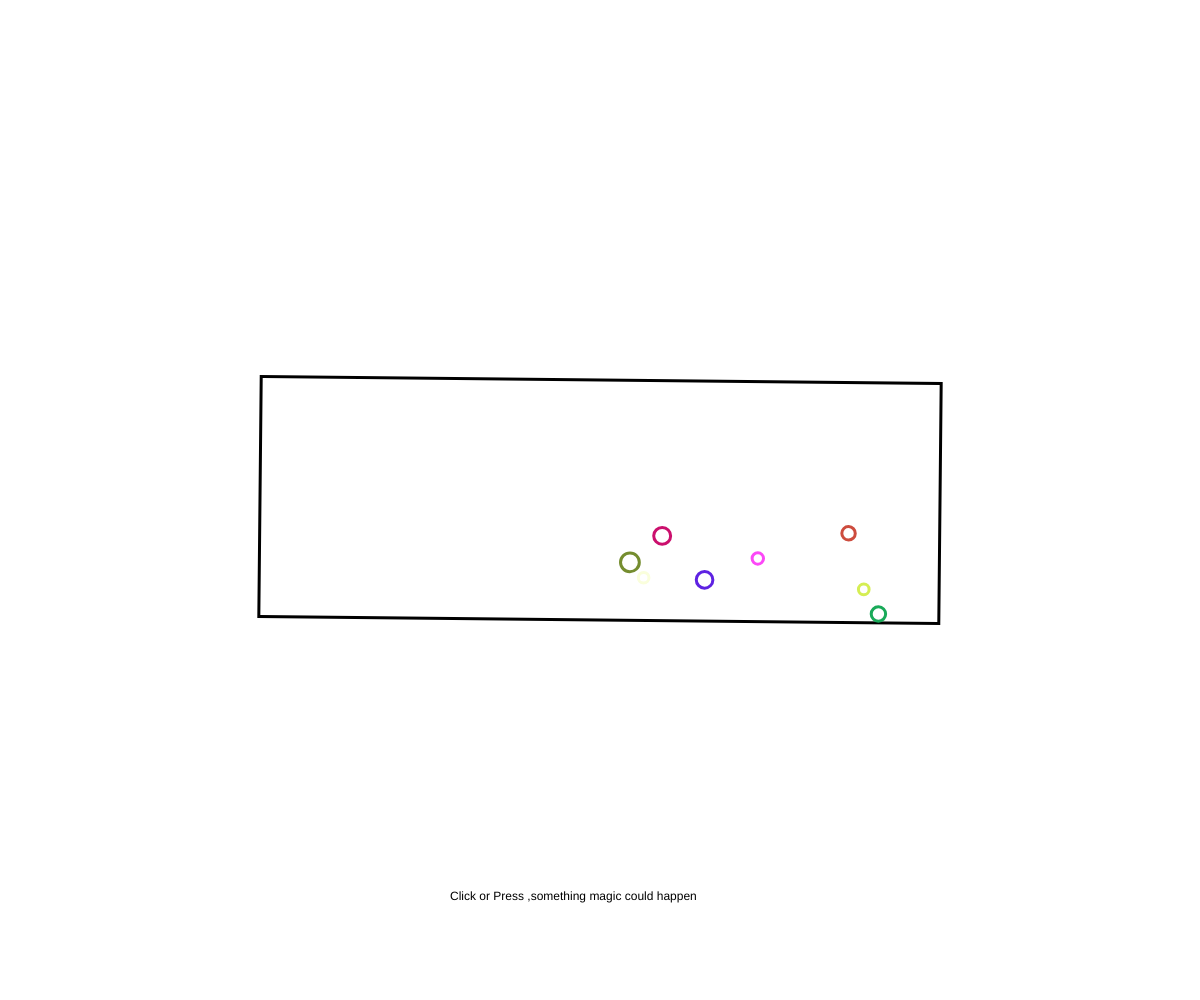
Frame 1 (no input)
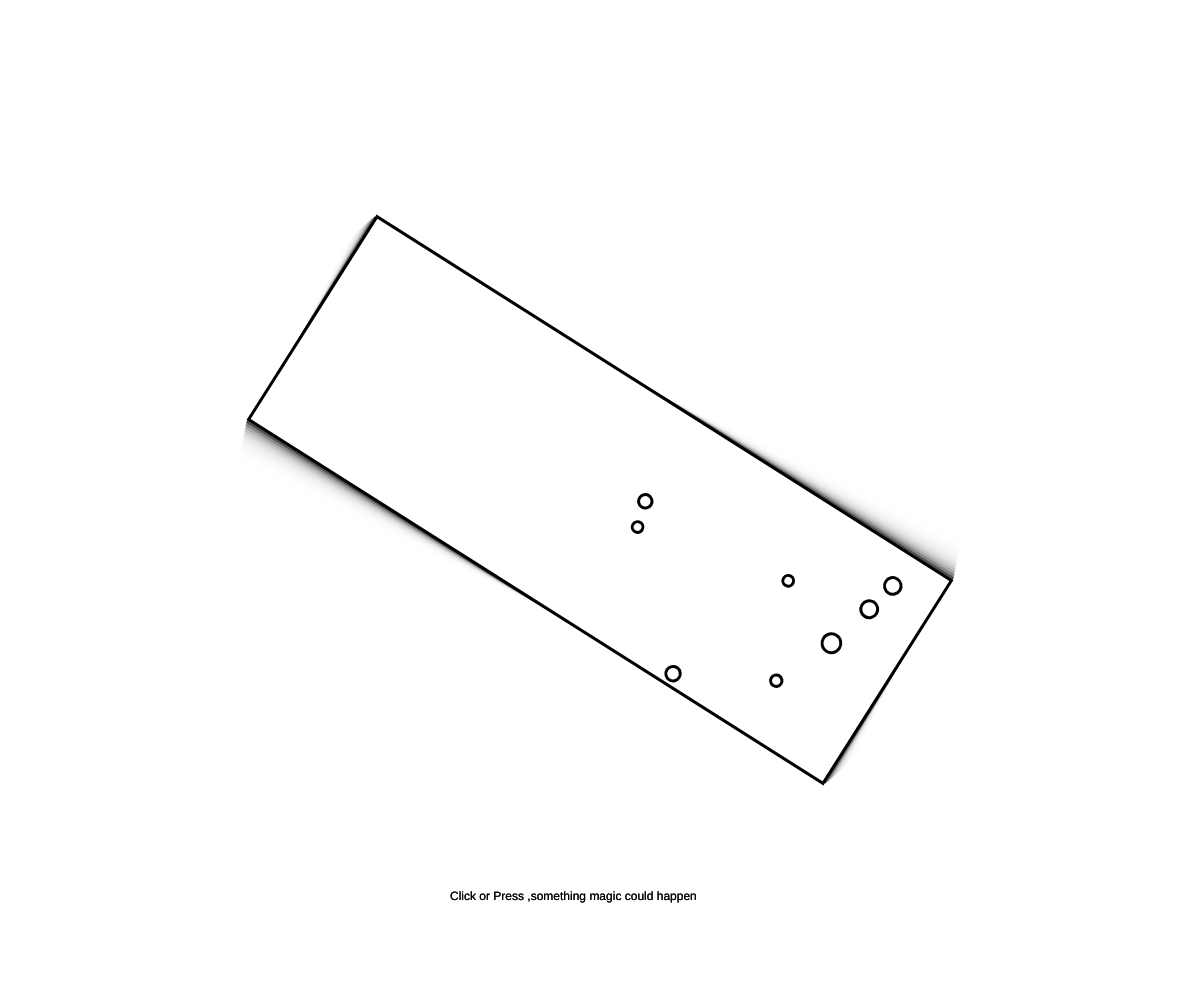
Frame 60 (no input)
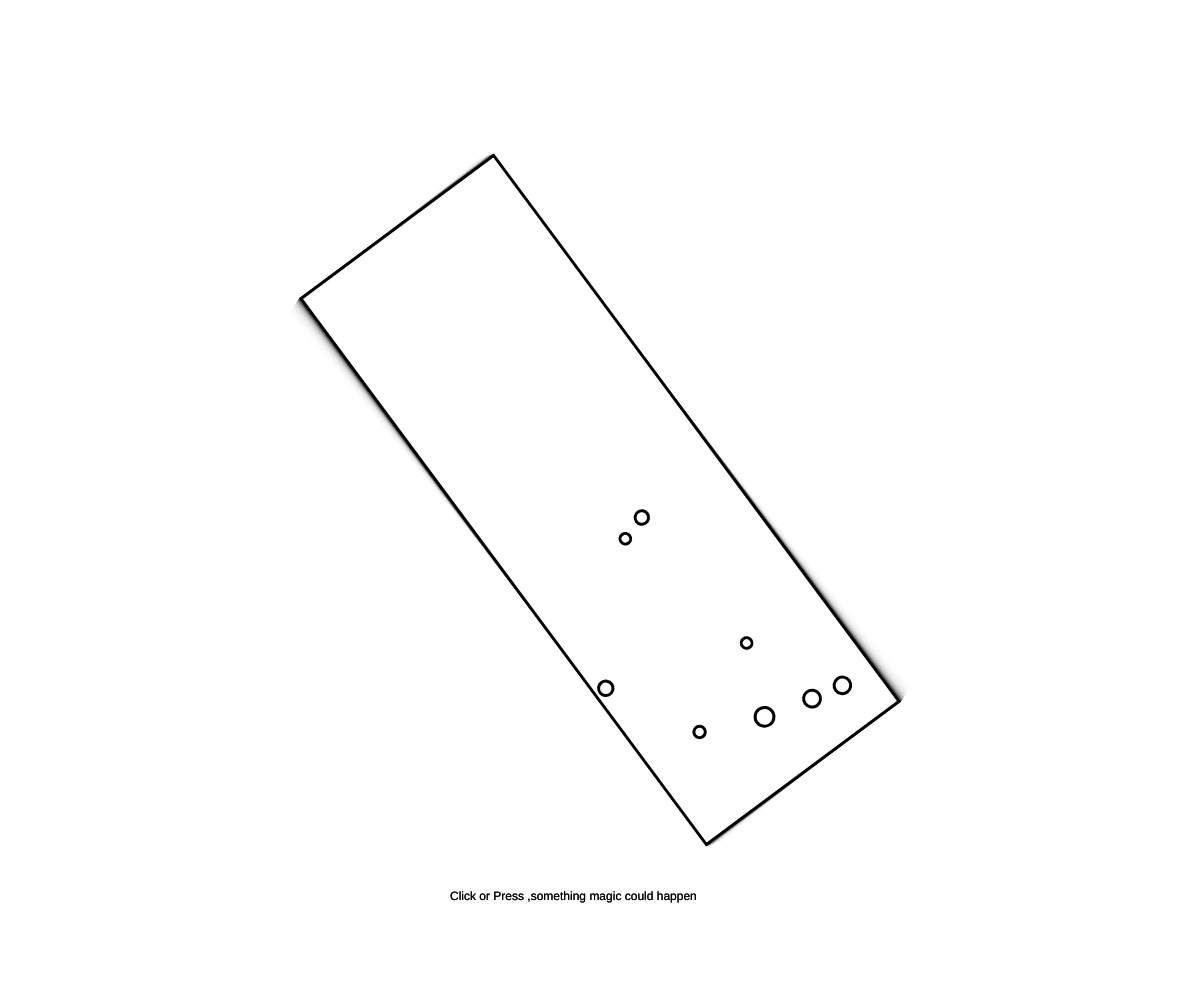
Frame 120 (the mouse pressed at the canvas centre since frame 60)

The p5.js sketch that drew these frames (run headless with seeded random() and noise() and a simulated clock; from frame 60 on, the mouse is pressed at the canvas centre):

// p5.js sketch
// ── sketch.js
var myBall;
var balls = [];

function setup() {
  // put setup code here
  createCanvas(windowWidth,windowHeight);
  //angleMode(DEGREES);
  //myBall.speed = random(10,20);
  var ballNumber = 8;
  for (var i = 0 ; i < ballNumber; i ++){
    var myBall = new Ball (random(0,340),random(0,120),10);
    myBall.speed = random(8);
    myBall.diameter = random(10,20);
    myBall.color = color(random(255),random(255),random(255));

    balls.push(myBall); //把创建的ball放置到原本是空的balls的array里


  }
}

function draw() {
  // put drawing code here
  background(255,80);
  push();
  translate(width/2,height/2);
  rotate(sin(frameCount/100));
  strokeWeight(3);
  rectMode(CENTER);
  rect(255,30);
  rect(0,0,680,240);
  for (var j = 0 ; j < balls.length; j ++){
    balls[j].move();
    balls[j].display();
    //balls[j].diameter += random(-10,10);
    balls[j].color = color(0);
  }
  pop();
  text('Click or Press ,something magic could happen', windowWidth/2-150, height/2+400);
}

function Ball (_x,_y,_diameter) {

  this.x = _x ;
  this.y = _y ;
  this.diameter = _diameter ;
  this.color = 'blue';
  this.speed = 2;

  var xDirection =1 ; //x direction
  var yDirection =1 ; //y direction
    //objetct

    this.display = function(){
      stroke(this.color);
      strokeWeight(3);
      noFill();
      ellipse(this.x , this.y , this.diameter);
    }
      this.move = function(){
      this.x += this.speed * xDirection;
      this.y += this.speed * yDirection;
      if (mouseIsPressed||this.y > 100 || this.y < -100 ){
        yDirection = yDirection * -1;
      }

      if (mouseIsPressed||this.x > 320|| this.x < -320 ){
        xDirection = xDirection * -1;
      }

      line(this.x,this.y)

    }

}
